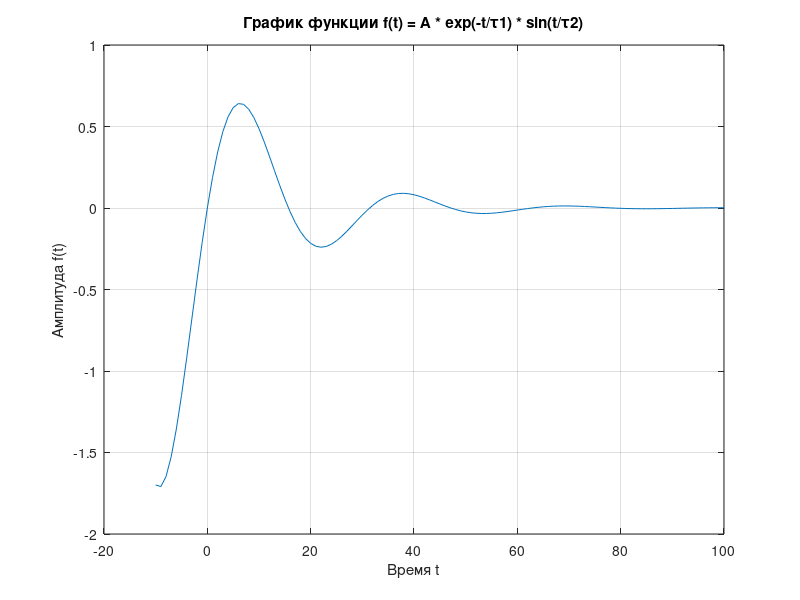

Recreate this plot in MATLAB. (Note: this script raises an error after producing the figure.)
function main_project()
    % Задаем параметры для исходной функции
    A = 1; 
    tau1 = 16;
    tau2 = 5;
    t = -10:1:100;  % шаг по t = 1 от -10 до 100

    % Генерация исходной функции
    v = A .* exp(-t / tau1) .* sin(t / tau2);

    % Построение графика исходной функции
    figure;
    plot(t, v);
    title('График функции f(t) = A * exp(-t/\tau1) * sin(t/\tau2)');
    xlabel('Время t');
    ylabel('Амплитуда f(t)');
    grid on;

    % Параметры трапецеидального фильтра
    k = 8;
    l = 5;
    M = 16;

    % Инициализация переменных для фильтрации
    p = zeros(size(v));
    s = zeros(size(v));
    dk_l = zeros(size(v));
    
    % Применение трапецеидального фильтра по формуле
    for n = max(k+l, 2):length(v)
        dk_l(n) = v(n) - v(n-k) - v(n-l) + v(n-k-l);
        p(n) = p(n-1) + dk_l(n);
        r = p(n) + M * dk_l(n);
        s(n) = s(n-1) + r;
    end

    % Построение графика после применения трапецеидального фильтра
    figure;
    plot(t, s);
    title('График после применения трапецеидального фильтра');
    xlabel('Время t');
    ylabel('Амплитуда после фильтрации');
    grid on;
end
